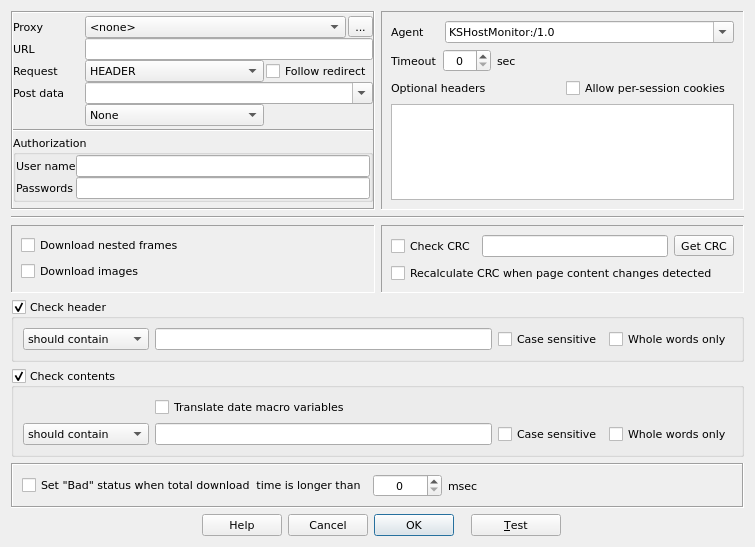
<?xml version="1.0" encoding="UTF-8"?>
<ui version="4.0">
 <class>HttpTestPropertiesDlg</class>
 <widget class="QDialog" name="HttpTestPropertiesDlg">
  <property name="geometry">
   <rect>
    <x>0</x>
    <y>0</y>
    <width>755</width>
    <height>547</height>
   </rect>
  </property>
  <property name="font">
   <font>
    <family>DejaVu Sans</family>
    <pointsize>8</pointsize>
   </font>
  </property>
  <property name="windowTitle">
   <string>Dialog</string>
  </property>
  <layout class="QGridLayout" name="gridLayout_5">
   <item row="0" column="0">
    <layout class="QHBoxLayout" name="horizontalLayout_5" stretch="1,1">
     <item>
      <widget class="QFrame" name="frame">
       <property name="frameShape">
        <enum>QFrame::Box</enum>
       </property>
       <property name="frameShadow">
        <enum>QFrame::Sunken</enum>
       </property>
       <layout class="QGridLayout" name="gridLayout_9">
        <property name="leftMargin">
         <number>0</number>
        </property>
        <property name="topMargin">
         <number>0</number>
        </property>
        <property name="rightMargin">
         <number>0</number>
        </property>
        <property name="bottomMargin">
         <number>0</number>
        </property>
        <property name="spacing">
         <number>0</number>
        </property>
        <item row="0" column="0">
         <layout class="QGridLayout" name="gridLayout_7">
          <property name="horizontalSpacing">
           <number>2</number>
          </property>
          <property name="verticalSpacing">
           <number>0</number>
          </property>
          <item row="0" column="0">
           <widget class="QLabel" name="lblProxy">
            <property name="text">
             <string>Proxy</string>
            </property>
            <property name="buddy">
             <cstring>cmbProxy</cstring>
            </property>
           </widget>
          </item>
          <item row="0" column="1" colspan="2">
           <widget class="QComboBox" name="cmbProxy">
            <property name="currentText">
             <string>&lt;none&gt;</string>
            </property>
            <item>
             <property name="text">
              <string>&lt;none&gt;</string>
             </property>
            </item>
           </widget>
          </item>
          <item row="0" column="3">
           <widget class="QToolButton" name="btnProxy">
            <property name="text">
             <string>...</string>
            </property>
            <property name="icon">
             <iconset resource="../../qHostMonitor.qrc">
              <normaloff>:/img/foldersTree.png</normaloff>:/img/foldersTree.png</iconset>
            </property>
            <property name="iconSize">
             <size>
              <width>20</width>
              <height>18</height>
             </size>
            </property>
           </widget>
          </item>
          <item row="1" column="0">
           <widget class="QLabel" name="lblUrl">
            <property name="text">
             <string>URL</string>
            </property>
            <property name="buddy">
             <cstring>lnEditUrl</cstring>
            </property>
           </widget>
          </item>
          <item row="1" column="1" colspan="3">
           <widget class="QLineEdit" name="lnEditUrl"/>
          </item>
          <item row="2" column="0">
           <widget class="QLabel" name="lblRequest">
            <property name="text">
             <string>Request</string>
            </property>
            <property name="buddy">
             <cstring>cmbRequest</cstring>
            </property>
           </widget>
          </item>
          <item row="2" column="1">
           <widget class="QComboBox" name="cmbRequest">
            <property name="sizePolicy">
             <sizepolicy hsizetype="Expanding" vsizetype="Fixed">
              <horstretch>0</horstretch>
              <verstretch>0</verstretch>
             </sizepolicy>
            </property>
            <item>
             <property name="text">
              <string>HEADER</string>
             </property>
            </item>
            <item>
             <property name="text">
              <string>GET</string>
             </property>
            </item>
            <item>
             <property name="text">
              <string>POST</string>
             </property>
            </item>
           </widget>
          </item>
          <item row="2" column="2" colspan="2">
           <widget class="QCheckBox" name="chkFollowRedirect">
            <property name="text">
             <string>Follow redirect</string>
            </property>
           </widget>
          </item>
          <item row="3" column="0">
           <widget class="QLabel" name="lblPostData">
            <property name="text">
             <string>Post data</string>
            </property>
            <property name="buddy">
             <cstring>cmbPostData</cstring>
            </property>
           </widget>
          </item>
          <item row="3" column="1" colspan="3">
           <widget class="QComboBox" name="cmbPostData">
            <property name="sizePolicy">
             <sizepolicy hsizetype="Expanding" vsizetype="Fixed">
              <horstretch>0</horstretch>
              <verstretch>0</verstretch>
             </sizepolicy>
            </property>
            <property name="editable">
             <bool>true</bool>
            </property>
           </widget>
          </item>
          <item row="4" column="1">
           <widget class="QComboBox" name="cmbCheckAuthorization">
            <item>
             <property name="text">
              <string>None</string>
             </property>
            </item>
            <item>
             <property name="text">
              <string>Basic / NTLM</string>
             </property>
            </item>
           </widget>
          </item>
          <item row="4" column="0">
           <spacer name="horizontalSpacer_2">
            <property name="orientation">
             <enum>Qt::Horizontal</enum>
            </property>
            <property name="sizeType">
             <enum>QSizePolicy::Fixed</enum>
            </property>
            <property name="sizeHint" stdset="0">
             <size>
              <width>70</width>
              <height>20</height>
             </size>
            </property>
           </spacer>
          </item>
         </layout>
        </item>
        <item row="1" column="0">
         <widget class="Line" name="line_2">
          <property name="orientation">
           <enum>Qt::Horizontal</enum>
          </property>
         </widget>
        </item>
        <item row="3" column="0">
         <widget class="QGroupBox" name="groupBox">
          <property name="title">
           <string>Authorization</string>
          </property>
          <layout class="QGridLayout" name="gridLayout_8" columnstretch="0,0">
           <property name="sizeConstraint">
            <enum>QLayout::SetMinAndMaxSize</enum>
           </property>
           <property name="leftMargin">
            <number>0</number>
           </property>
           <property name="topMargin">
            <number>0</number>
           </property>
           <property name="rightMargin">
            <number>0</number>
           </property>
           <property name="bottomMargin">
            <number>0</number>
           </property>
           <property name="spacing">
            <number>0</number>
           </property>
           <item row="1" column="1">
            <widget class="QLineEdit" name="lnPassword">
             <property name="sizePolicy">
              <sizepolicy hsizetype="Expanding" vsizetype="Fixed">
               <horstretch>0</horstretch>
               <verstretch>0</verstretch>
              </sizepolicy>
             </property>
            </widget>
           </item>
           <item row="1" column="0">
            <widget class="QLabel" name="lblPassword">
             <property name="text">
              <string>Passwords</string>
             </property>
             <property name="buddy">
              <cstring>lnPassword</cstring>
             </property>
            </widget>
           </item>
           <item row="0" column="1">
            <widget class="QLineEdit" name="lnUserName">
             <property name="sizePolicy">
              <sizepolicy hsizetype="Expanding" vsizetype="Fixed">
               <horstretch>0</horstretch>
               <verstretch>0</verstretch>
              </sizepolicy>
             </property>
            </widget>
           </item>
           <item row="0" column="0">
            <widget class="QLabel" name="lblUserNmae">
             <property name="text">
              <string>User name</string>
             </property>
             <property name="buddy">
              <cstring>lnUserName</cstring>
             </property>
            </widget>
           </item>
          </layout>
         </widget>
        </item>
       </layout>
      </widget>
     </item>
     <item>
      <widget class="QFrame" name="frame_2">
       <property name="frameShape">
        <enum>QFrame::Panel</enum>
       </property>
       <property name="frameShadow">
        <enum>QFrame::Sunken</enum>
       </property>
       <layout class="QGridLayout" name="gridLayout_6">
        <item row="0" column="0">
         <layout class="QHBoxLayout" name="horizontalLayout_3">
          <property name="spacing">
           <number>20</number>
          </property>
          <item>
           <widget class="QLabel" name="lblAgent">
            <property name="sizePolicy">
             <sizepolicy hsizetype="Maximum" vsizetype="Preferred">
              <horstretch>0</horstretch>
              <verstretch>0</verstretch>
             </sizepolicy>
            </property>
            <property name="text">
             <string>Agent</string>
            </property>
            <property name="buddy">
             <cstring>cmbSelectAgent</cstring>
            </property>
           </widget>
          </item>
          <item>
           <widget class="QComboBox" name="cmbSelectAgent">
            <property name="editable">
             <bool>true</bool>
            </property>
            <property name="sizeAdjustPolicy">
             <enum>QComboBox::AdjustToMinimumContentsLength</enum>
            </property>
            <item>
             <property name="text">
              <string>KSHostMonitor:/1.0</string>
             </property>
            </item>
            <item>
             <property name="text">
              <string>Mozila/5.0 (compatible; MSIE 10.0)</string>
             </property>
            </item>
            <item>
             <property name="text">
              <string>Mozila/5.0 (compatible; MSIE 9.0; Windows NT 6.1; Trident/5.0)</string>
             </property>
            </item>
            <item>
             <property name="text">
              <string>Mozila/5.0 (X11; U; Linux i686; en-US; rv:1.9.1.3) Gecko/20091020 Ubuntu/9.10 (karmic) Firefox/3.5.3</string>
             </property>
            </item>
            <item>
             <property name="text">
              <string>Mozila/5.0 (Windows; U; Windows NT 5.1; en-US) AppleWebKit/532.8 (KHTML, like Gecko) Chrome/4.0.295.0 Safari/532.8</string>
             </property>
            </item>
            <item>
             <property name="text">
              <string>Mozila/5.0 (Macintosh; U; PPC Mac OS X; en-us) AppleWebKit/523.12 (KHTML, like Gecko) Version/3.0.4 Safari/523.12</string>
             </property>
            </item>
            <item>
             <property name="text">
              <string>Mozila/5.0 (iPAd; CPU OS 6_0 like Mac OS X) AppleWebKit/536.26 (KHTML, like Gecko) Version/6.0 Mobile/10A5355d Safari/8536.25</string>
             </property>
            </item>
            <item>
             <property name="text">
              <string>Mozila/5.0 (iPhone; CPU iPhone OS 5_0 like Mac OS X) AppleWebKit/534.46 (KHTML, like Gecko) Version/5.1 Mobile/9A334 Safari/7534.48.3</string>
             </property>
            </item>
            <item>
             <property name="text">
              <string>Mozila/5.0 (Linux; U; Android 1.6; en-us; T-Mobile G1 Build/DRC83) AppleWebKit/528.5+ (KHTML, like Gecko) Version/3.1.2 Mobile Safari/525.20.1</string>
             </property>
            </item>
            <item>
             <property name="text">
              <string>Mozila/5.0 Netscape6/6.01</string>
             </property>
            </item>
            <item>
             <property name="text">
              <string>Mozila/4.0 (compatible; MSIE 8.0 Windows NT 6.0; Trident/4.0)</string>
             </property>
            </item>
            <item>
             <property name="text">
              <string>Mozila/4.0 (compatible; MSIE 7.0)</string>
             </property>
            </item>
            <item>
             <property name="text">
              <string>Mozila/3.01 (compatible;)</string>
             </property>
            </item>
            <item>
             <property name="text">
              <string>Opera/9.80</string>
             </property>
            </item>
            <item>
             <property name="text">
              <string>MSProxy/2.0</string>
             </property>
            </item>
            <item>
             <property name="text">
              <string>Go!Zilla 3.5 (www.gozilla.com)</string>
             </property>
            </item>
            <item>
             <property name="text">
              <string>FlashGet</string>
             </property>
            </item>
            <item>
             <property name="text">
              <string>Teleport Pro/1.29</string>
             </property>
            </item>
           </widget>
          </item>
         </layout>
        </item>
        <item row="1" column="0">
         <layout class="QHBoxLayout" name="horizontalLayout_2">
          <item>
           <widget class="QLabel" name="lblTimeout">
            <property name="text">
             <string>Timeout</string>
            </property>
            <property name="buddy">
             <cstring>spinTimeout</cstring>
            </property>
           </widget>
          </item>
          <item>
           <widget class="QSpinBox" name="spinTimeout">
            <property name="alignment">
             <set>Qt::AlignCenter</set>
            </property>
            <property name="maximum">
             <number>600</number>
            </property>
           </widget>
          </item>
          <item>
           <widget class="QLabel" name="label_11">
            <property name="text">
             <string>sec</string>
            </property>
           </widget>
          </item>
          <item>
           <spacer name="horizontalSpacer">
            <property name="orientation">
             <enum>Qt::Horizontal</enum>
            </property>
            <property name="sizeHint" stdset="0">
             <size>
              <width>40</width>
              <height>20</height>
             </size>
            </property>
           </spacer>
          </item>
         </layout>
        </item>
        <item row="2" column="0">
         <layout class="QHBoxLayout" name="horizontalLayout_4">
          <item>
           <widget class="QLabel" name="lblOptionalHeaders">
            <property name="text">
             <string>Optional headers</string>
            </property>
           </widget>
          </item>
          <item>
           <widget class="QCheckBox" name="chkAllowCookies">
            <property name="text">
             <string>Allow per-session cookies</string>
            </property>
           </widget>
          </item>
         </layout>
        </item>
        <item row="3" column="0">
         <widget class="QTextEdit" name="txtOptionalHeader"/>
        </item>
       </layout>
      </widget>
     </item>
    </layout>
   </item>
   <item row="1" column="0">
    <widget class="Line" name="line">
     <property name="orientation">
      <enum>Qt::Horizontal</enum>
     </property>
    </widget>
   </item>
   <item row="2" column="0">
    <layout class="QHBoxLayout" name="horizontalLayout" stretch="1,1">
     <item>
      <widget class="QFrame" name="frame_3">
       <property name="frameShape">
        <enum>QFrame::Panel</enum>
       </property>
       <property name="frameShadow">
        <enum>QFrame::Sunken</enum>
       </property>
       <layout class="QGridLayout" name="gridLayout_4">
        <item row="0" column="0">
         <widget class="QCheckBox" name="chkDownloadFrames">
          <property name="text">
           <string>Download nested frames</string>
          </property>
         </widget>
        </item>
        <item row="1" column="0">
         <widget class="QCheckBox" name="chkDownloadImages">
          <property name="text">
           <string>Download images</string>
          </property>
         </widget>
        </item>
       </layout>
      </widget>
     </item>
     <item>
      <widget class="QFrame" name="frame_4">
       <property name="frameShape">
        <enum>QFrame::Panel</enum>
       </property>
       <property name="frameShadow">
        <enum>QFrame::Sunken</enum>
       </property>
       <layout class="QGridLayout" name="gridLayout_3" rowstretch="0,0" columnstretch="0,0,0">
        <property name="spacing">
         <number>6</number>
        </property>
        <item row="0" column="1">
         <widget class="QLineEdit" name="lnEditCrc"/>
        </item>
        <item row="1" column="0" colspan="3">
         <widget class="QCheckBox" name="chkRecalculateCrc">
          <property name="text">
           <string>Recalculate CRC when page content changes detected</string>
          </property>
         </widget>
        </item>
        <item row="0" column="2">
         <widget class="QToolButton" name="btnGetCrc">
          <property name="text">
           <string>Get CRC</string>
          </property>
         </widget>
        </item>
        <item row="0" column="0">
         <widget class="QCheckBox" name="chkCrc">
          <property name="text">
           <string>Check CRC</string>
          </property>
         </widget>
        </item>
       </layout>
      </widget>
     </item>
    </layout>
   </item>
   <item row="3" column="0">
    <widget class="QGroupBox" name="grpCheckHeader">
     <property name="title">
      <string>Check header</string>
     </property>
     <property name="checkable">
      <bool>true</bool>
     </property>
     <layout class="QGridLayout" name="gridLayout_2">
      <item row="0" column="0">
       <widget class="QComboBox" name="cmbHeaderSelect">
        <property name="sizeAdjustPolicy">
         <enum>QComboBox::AdjustToContents</enum>
        </property>
        <item>
         <property name="text">
          <string>should contain</string>
         </property>
        </item>
        <item>
         <property name="text">
          <string>shouldn't contain</string>
         </property>
        </item>
        <item>
         <property name="text">
          <string>use expression</string>
         </property>
        </item>
       </widget>
      </item>
      <item row="0" column="3">
       <widget class="QCheckBox" name="chkHeaderWords">
        <property name="text">
         <string>Whole words only</string>
        </property>
       </widget>
      </item>
      <item row="0" column="1">
       <widget class="QLineEdit" name="lnHeaderEdit"/>
      </item>
      <item row="0" column="2">
       <widget class="QCheckBox" name="chkHeaderCase">
        <property name="text">
         <string>Case sensitive</string>
        </property>
       </widget>
      </item>
     </layout>
    </widget>
   </item>
   <item row="4" column="0">
    <widget class="QGroupBox" name="grpCheckContents">
     <property name="title">
      <string>Check contents</string>
     </property>
     <property name="checkable">
      <bool>true</bool>
     </property>
     <layout class="QGridLayout" name="gridLayout">
      <item row="0" column="1">
       <widget class="QCheckBox" name="chkContentsTranslate">
        <property name="text">
         <string>Translate date macro variables</string>
        </property>
       </widget>
      </item>
      <item row="1" column="0">
       <widget class="QComboBox" name="cmbContentsSelect">
        <property name="sizeAdjustPolicy">
         <enum>QComboBox::AdjustToContents</enum>
        </property>
        <item>
         <property name="text">
          <string>should contain</string>
         </property>
        </item>
        <item>
         <property name="text">
          <string>shouldn't contain</string>
         </property>
        </item>
        <item>
         <property name="text">
          <string>use expression</string>
         </property>
        </item>
       </widget>
      </item>
      <item row="1" column="1">
       <widget class="QLineEdit" name="lnContentsEdit"/>
      </item>
      <item row="1" column="2">
       <widget class="QCheckBox" name="chkContentsCase">
        <property name="text">
         <string>Case sensitive</string>
        </property>
       </widget>
      </item>
      <item row="1" column="3">
       <widget class="QCheckBox" name="chkContentsWords">
        <property name="text">
         <string>Whole words only</string>
        </property>
       </widget>
      </item>
     </layout>
    </widget>
   </item>
   <item row="5" column="0">
    <widget class="QFrame" name="frame_5">
     <property name="sizePolicy">
      <sizepolicy hsizetype="Preferred" vsizetype="Preferred">
       <horstretch>0</horstretch>
       <verstretch>0</verstretch>
      </sizepolicy>
     </property>
     <property name="frameShape">
      <enum>QFrame::Box</enum>
     </property>
     <property name="frameShadow">
      <enum>QFrame::Sunken</enum>
     </property>
     <layout class="QHBoxLayout" name="horizontalLayout_6">
      <item>
       <widget class="QCheckBox" name="chkBadStatus">
        <property name="text">
         <string>Set &quot;Bad&quot; status when total download  time is longer than</string>
        </property>
       </widget>
      </item>
      <item>
       <widget class="QSpinBox" name="spinBadStatus">
        <property name="sizePolicy">
         <sizepolicy hsizetype="Maximum" vsizetype="Fixed">
          <horstretch>0</horstretch>
          <verstretch>0</verstretch>
         </sizepolicy>
        </property>
        <property name="alignment">
         <set>Qt::AlignCenter</set>
        </property>
        <property name="maximum">
         <number>3600000</number>
        </property>
       </widget>
      </item>
      <item>
       <widget class="QLabel" name="label_10">
        <property name="text">
         <string>msec</string>
        </property>
       </widget>
      </item>
     </layout>
    </widget>
   </item>
   <item row="6" column="0">
    <layout class="QHBoxLayout" name="horizontalLayout_7">
     <property name="spacing">
      <number>6</number>
     </property>
     <item>
      <spacer name="horizontalSpacer_5">
       <property name="orientation">
        <enum>Qt::Horizontal</enum>
       </property>
       <property name="sizeType">
        <enum>QSizePolicy::Fixed</enum>
       </property>
       <property name="sizeHint" stdset="0">
        <size>
         <width>180</width>
         <height>20</height>
        </size>
       </property>
      </spacer>
     </item>
     <item>
      <widget class="QDialogButtonBox" name="btnBoxHttp">
       <property name="enabled">
        <bool>true</bool>
       </property>
       <property name="sizePolicy">
        <sizepolicy hsizetype="Maximum" vsizetype="Fixed">
         <horstretch>0</horstretch>
         <verstretch>0</verstretch>
        </sizepolicy>
       </property>
       <property name="contextMenuPolicy">
        <enum>Qt::DefaultContextMenu</enum>
       </property>
       <property name="acceptDrops">
        <bool>true</bool>
       </property>
       <property name="layoutDirection">
        <enum>Qt::RightToLeft</enum>
       </property>
       <property name="orientation">
        <enum>Qt::Horizontal</enum>
       </property>
       <property name="standardButtons">
        <set>QDialogButtonBox::Cancel|QDialogButtonBox::Help|QDialogButtonBox::Ok</set>
       </property>
       <property name="centerButtons">
        <bool>true</bool>
       </property>
      </widget>
     </item>
     <item>
      <widget class="QToolButton" name="btnTestHttp">
       <property name="sizePolicy">
        <sizepolicy hsizetype="Preferred" vsizetype="Preferred">
         <horstretch>0</horstretch>
         <verstretch>0</verstretch>
        </sizepolicy>
       </property>
       <property name="maximumSize">
        <size>
         <width>90</width>
         <height>16777215</height>
        </size>
       </property>
       <property name="text">
        <string>&amp;Test</string>
       </property>
      </widget>
     </item>
     <item>
      <spacer name="horizontalSpacer_4">
       <property name="orientation">
        <enum>Qt::Horizontal</enum>
       </property>
       <property name="sizeType">
        <enum>QSizePolicy::Fixed</enum>
       </property>
       <property name="sizeHint" stdset="0">
        <size>
         <width>170</width>
         <height>20</height>
        </size>
       </property>
      </spacer>
     </item>
    </layout>
   </item>
  </layout>
 </widget>
 <resources>
  <include location="../../qHostMonitor.qrc"/>
  <include location="../../qHostMonitor.qrc"/>
 </resources>
 <connections/>
</ui>
